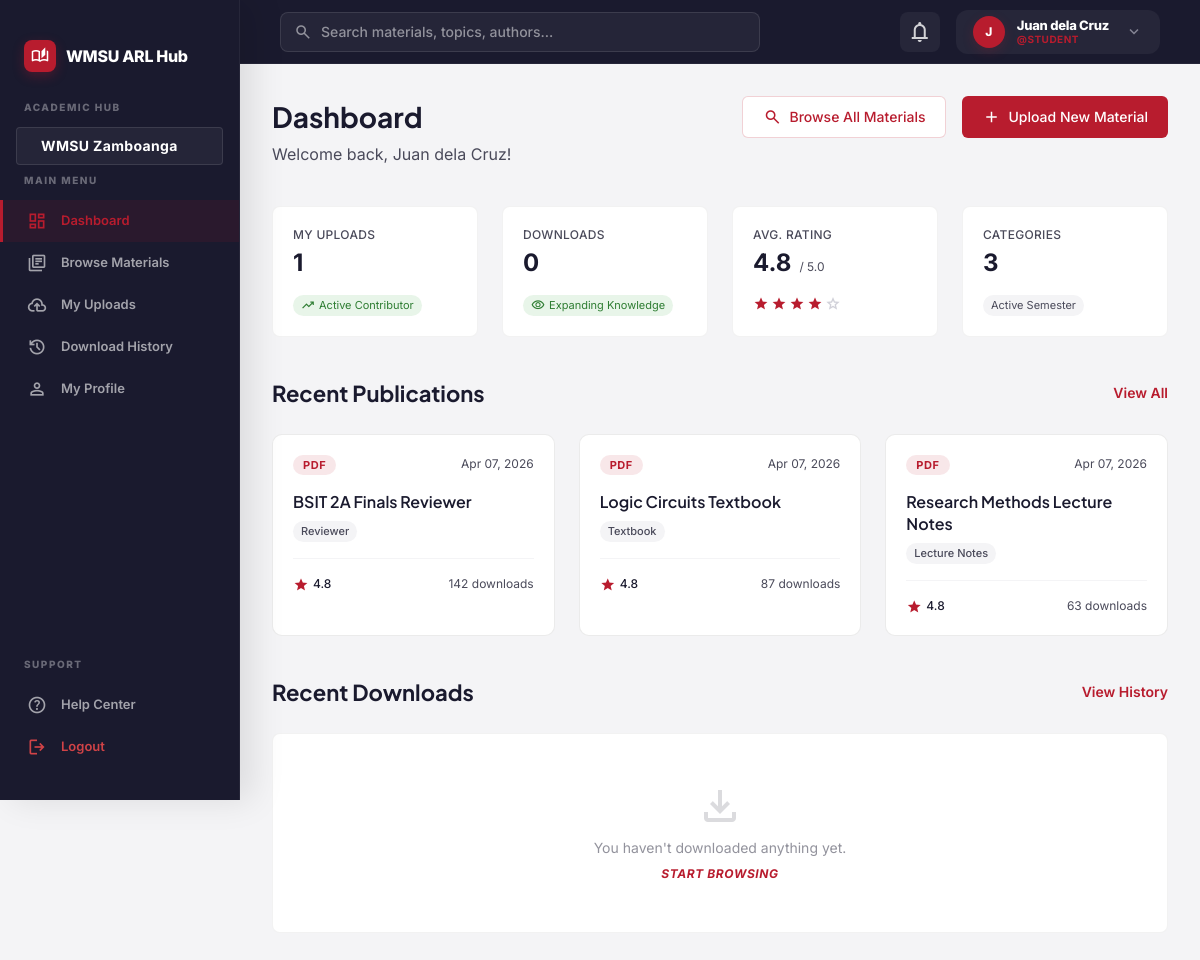
Page /student/student-dashboard.php (signed in) on the committed database.
### tables this page shows
CREATE TABLE IF NOT EXISTS materials (
    id INT AUTO_INCREMENT PRIMARY KEY,
    title VARCHAR(255) NOT NULL,
    description TEXT,
    category ENUM('Reviewer', 'Textbook', 'Lecture Notes', 'Theses', 'Official Material') DEFAULT 'Reviewer',
    file_path VARCHAR(255) NOT NULL,
    thumbnail_path VARCHAR(255),
    contributor_id INT,
    status ENUM('pending', 'approved', 'rejected') DEFAULT 'pending',
    is_official BOOLEAN DEFAULT FALSE,
    views_count INT DEFAULT 0,
    downloads_count INT DEFAULT 0,
    created_at TIMESTAMP DEFAULT CURRENT_TIMESTAMP,
    FOREIGN KEY (contributor_id) REFERENCES users(id) ON DELETE SET NULL
);

### student/student-dashboard.php (the view, shortened to what this page needs)
<?php
require_once '../config/auth.php';
$userId    = $_SESSION['user_id'];
$fullName  = $_SESSION['full_name'] ?? 'Crimson Scholar';
$avgRating = "4.8";
try {
    $myUploadsCount = $pdo->prepare("SELECT COUNT(*) FROM materials WHERE contributor_id = ?");
    $myUploadsCount->execute([$userId]);
    $myUploadsCount = $myUploadsCount->fetchColumn();
    $myDownloadsCount = $pdo->prepare("SELECT COUNT(*) FROM downloads WHERE user_id = ?");
    $myDownloadsCount->execute([$userId]);
    $myDownloadsCount = $myDownloadsCount->fetchColumn();
    $totalSubjectsCount = $pdo->query("SELECT COUNT(DISTINCT category) FROM materials WHERE status='approved'")->fetchColumn();
    $stmt = $pdo->prepare("
        SELECT m.*, m.category as category_name
        FROM materials m
        WHERE m.status = 'approved'
        ORDER BY m.created_at DESC LIMIT 3
    ");
    $stmt->execute();
    $recentUploads = $stmt->fetchAll();
    $stmt = $pdo->prepare("
        SELECT m.*, d.downloaded_at, m.category as category_name
        FROM downloads d
        JOIN materials m ON d.material_id = m.id
        WHERE d.user_id = ?
        ORDER BY d.downloaded_at DESC LIMIT 3
    ");
    $stmt->execute([$userId]);
    $recentDownloads = $stmt->fetchAll();
} catch (PDOException $e) {
    $myUploadsCount = $myDownloadsCount = $totalSubjectsCount = 0;
    $recentUploads = $recentDownloads = [];
}
function getLabel($filePath) {
    $ext = strtoupper(pathinfo($filePath, PATHINFO_EXTENSION));
    return !empty($ext) ? $ext : 'PDF';
}
?>
<!DOCTYPE html>
<html lang="en">
<head>
    <script src="https://cdn.tailwindcss.com?plugins=forms,container-queries"></script>
    <script id="tailwind-config">
          tailwind.config = {
            darkMode: "class",
            theme: {
              extend: {
                colors: {
                  "primary": "#B81C2E",       // WMSU Red
                  "primary-dark": "#8C1222",
                  "rich-black": "#1A1A2E",    // Background/Sidebar Rich Black
                  "surface": "#ffffff",
                  "background": "#F4F4F6",
                  "text-muted": "#4A4A5A"
                },
                fontFamily: {
                  "headline": ["Plus Jakarta Sans"],
                  "body": ["Inter"]
                },
                borderRadius: {"DEFAULT": "0.125rem", "lg": "0.25rem", "xl": "0.5rem", "full": "0.75rem"},
              },
            },
          }
    </script>
</head>
<body class="text-rich-black overflow-x-hidden">
<?php require_once '../includes/dashboard-nav.php'; ?>
<div class="flex min-h-[calc(100vh-64px)]">
    <?php require_once '../includes/sidebar.php'; ?>
    <main class="ml-[240px] flex-1 bg-background flex flex-col pt-16">
        <div class="p-8 flex-1 min-h-[calc(100vh-64px)]">
            <div class="flex justify-between items-start mb-10">
                <div>
                    <h1 class="text-[28px] font-bold text-rich-black">Dashboard</h1>
                    <p class="text-text-muted mt-1">Welcome back, <?php echo htmlspecialchars($fullName); ?>!</p>
                </div>
                <div class="flex gap-4">
                    <a href="../core/browse.php" class="bg-white border border-primary/20 text-primary font-medium py-2.5 px-5 rounded-md text-sm hover:bg-primary/5 transition-colors flex items-center gap-2">
                        <span class="material-symbols-outlined text-[18px]">search</span>
                        Browse All Materials
                    </a>
                    <a href="../core/upload.php" class="bg-primary text-white font-medium py-2.5 px-5 rounded-md text-sm hover:bg-primary-dark transition-colors flex items-center gap-2">
                        <span class="material-symbols-outlined text-[18px]">add</span>
                        Upload New Material
                    </a>
                </div>
            </div>
            <div class="grid grid-cols-1 md:grid-cols-2 lg:grid-cols-4 gap-6 mb-10">
                <div class="bg-white p-5 rounded-xl border border-black/5 flex flex-col">
                    <span class="text-text-muted text-xs font-medium uppercase tracking-wide mb-1">My Uploads</span>
                    <span class="text-2xl font-bold text-rich-black"><?php echo number_format($myUploadsCount); ?></span>
                    <div class="mt-4 flex items-center text-[11px] text-[#2E7D32] bg-[#E8F5E9] w-fit px-2 py-0.5 rounded-full">
                        <span class="material-symbols-outlined text-[14px] mr-1">trending_up</span>
                        Active Contributor
                    </div>
                </div>
                <div class="bg-white p-5 rounded-xl border border-black/5 flex flex-col">
                    <span class="text-text-muted text-xs font-medium uppercase tracking-wide mb-1">Downloads</span>
                    <span class="text-2xl font-bold text-rich-black"><?php echo number_format($myDownloadsCount); ?></span>
                    <div class="mt-4 flex items-center text-[11px] text-[#2E7D32] bg-[#E8F5E9] w-fit px-2 py-0.5 rounded-full">
                        <span class="material-symbols-outlined text-[14px] mr-1">visibility</span>
                        Expanding Knowledge
                    </div>
                </div>
                <div class="bg-white p-5 rounded-xl border border-black/5 flex flex-col">
                    <span class="text-text-muted text-xs font-medium uppercase tracking-wide mb-1">Avg. Rating</span>
                    <div class="flex items-baseline gap-2">
                        <span class="text-2xl font-bold text-rich-black"><?php echo $avgRating; ?></span>
                        <span class="text-xs text-text-muted">/ 5.0</span>
                    </div>
                    <div class="mt-4 flex items-center gap-0.5">
                        <span class="material-symbols-outlined text-[16px] text-primary" style="font-variation-settings: 'FILL' 1;">star</span>
                        <span class="material-symbols-outlined text-[16px] text-primary" style="font-variation-settings: 'FILL' 1;">star</span>
                        <span class="material-symbols-outlined text-[16px] text-primary" style="font-variation-settings: 'FILL' 1;">star</span>
                        <span class="material-symbols-outlined text-[16px] text-primary" style="font-variation-settings: 'FILL' 1;">star</span>
                        <span class="material-symbols-outlined text-[16px] text-[#D1D1D9]">star</span>
                    </div>
                </div>
                <div class="bg-white p-5 rounded-xl border border-black/5 flex flex-col">
                    <span class="text-text-muted text-xs font-medium uppercase tracking-wide mb-1">Categories</span>
                    <span class="text-2xl font-bold text-rich-black"><?php echo number_format($totalSubjectsCount); ?></span>
                    <div class="mt-4 flex items-center text-[11px] text-text-muted bg-background w-fit px-2 py-0.5 rounded-full">
                        Active Semester
                    </div>
                </div>
            </div>
            <div class="grid grid-cols-1 gap-10">
                <section>
                    <div class="flex justify-between items-center mb-6">
                        <h2 class="text-[22px] font-bold text-rich-black">Recent Publications</h2>
                        <a class="text-primary text-sm font-semibold hover:underline" href="../core/browse.php">View All</a>
                    </div>
                    <div class="grid grid-cols-1 md:grid-cols-2 lg:grid-cols-3 gap-6">
                        <?php if (empty($recentUploads)): ?>
                            <div class="col-span-full py-12 text-center bg-white rounded-xl border border-black/5">
                                <span class="material-symbols-outlined text-[48px] text-text-muted/20">find_in_page</span>
                                <p class="text-text-muted/60 mt-2 text-sm">No recent materials found.</p>
                            </div>
                        <?php else: ?>
                            <?php foreach($recentUploads as $item): ?>
                            <div class="bg-white p-5 rounded-[10px] border border-black/[0.08] hover:border-primary/25 hover:shadow-[0_2px_8px_rgba(0,0,0,0.08)] transition-all relative">
                                <div class="flex justify-between items-start mb-4">
                                    <span class="bg-primary/10 text-primary text-[11px] font-bold px-2.5 py-0.5 rounded-full uppercase tracking-wider"><?php echo getLabel($item['file_path'] ?? 'PDF'); ?></span>
                                    <span class="text-[12px] text-text-muted"><?php echo date('M d, Y', strtotime($item['created_at'])); ?></span>
                                </div>
                                <h3 class="text-base font-semibold text-rich-black leading-snug mb-2 line-clamp-2"><?php echo htmlspecialchars($item['title']); ?></h3>
                                <div class="flex flex-wrap gap-2 mb-4">
                                    <span class="bg-background text-text-muted text-[11px] font-medium px-2 py-0.5 rounded-full"><?php echo htmlspecialchars($item['category_name']); ?></span>
                                </div>
                                <div class="flex items-center justify-between pt-4 border-t border-background">
                                    <div class="flex items-center gap-1">
                                        <span class="material-symbols-outlined text-[16px] text-primary" style="font-variation-settings: 'FILL' 1;">star</span>
                                        <span class="text-xs font-medium text-rich-black">4.8</span>
                                    </div>
                                    <span class="text-[12px] text-text-muted"><?php echo $item['downloads_count'] ?? 0; ?> downloads</span>
                                </div>
                                <a href="../core/material-details.php?id=<?php echo $item['id']; ?>" class="absolute inset-0 z-10"></a>
                            </div>
                            <?php endforeach; ?>
                        <?php endif; ?>
                    </div>
                </section>
                <section>
                    <div class="flex justify-between items-center mb-6">
                        <h2 class="text-[22px] font-bold text-rich-black">Recent Downloads</h2>
                        <a class="text-primary text-sm font-semibold hover:underline" href="download-history.php">View History</a>
                    </div>
                    <div class="grid grid-cols-1 md:grid-cols-2 lg:grid-cols-3 gap-6">
                        <?php if (empty($recentDownloads)): ?>
                            <div class="col-span-full py-12 text-center bg-white rounded-xl border border-black/5">
                                <span class="material-symbols-outlined text-[48px] text-text-muted/20">download</span>
                                <p class="text-text-muted/60 mt-2 text-sm">You haven't downloaded anything yet.</p>
                                <a href="../core/browse.php" class="text-primary text-xs font-bold hover:underline mt-2 inline-block italic uppercase tracking-wider">Start Browsing</a>
                            </div>
                        <?php endif; ?>
                    </div>
                </section>
            </div>
        </div>
    </main>
</div>
</body>
</html>

### student/student-dashboard.php (style rules this page uses)
:root { --sidebar-width: 240px; --header-height: 64px; --wmsu-black: #1A1A2E; --wmsu-red: #B81C2E; --wmsu-red-dark: #8C1222; --bg-base: #F4F4F6; --border-light: rgba(0,0,0,0.05); --text-primary: #1A1A28; --text-secondary: #4A4A5A; --text-muted: #848494; --radius-8: 8px; --shadow-sm: 0 2px 8px rgba(0,0,0,0.05); --shadow-md: 0 12px 24px -8px rgba(0,0,0,0.1); --shadow-red: 0 12px 24px -8px rgba(184,28,46,0.4); }
.material-symbols-outlined { font-variation-settings: 'FILL' 0, 'wght' 400, 'GRAD' 0, 'opsz' 24; vertical-align: middle; }
body { font-family: 'Inter', sans-serif; background-color: #f4f4f6; }
h1, h2, h3, .brand-logo { font-family: 'Plus Jakarta Sans', sans-serif; }
.line-clamp-2 { display: -webkit-box; -webkit-line-clamp: 2; -webkit-box-orient: vertical; overflow: hidden; }

### rows in the picture
materials: file_path "PDF", created_at "Apr 07, 2026", title "BSIT 2A Finals Reviewer", category "Reviewer", downloads_count "142"
materials: file_path "PDF", created_at "Apr 07, 2026", title "Logic Circuits Textbook", category "Textbook", downloads_count "87"
materials: file_path "PDF", created_at "Apr 07, 2026", title "Research Methods Lecture Notes", category "Lecture Notes", downloads_count "63"

### other values in the picture
substr($user_name, 0, 1) "J"
$user_name "Juan dela Cruz"
$current_role "STUDENT"
$fullName "Juan dela Cruz"
$myUploadsCount "1"
$myDownloadsCount "0"
$avgRating "4.8"
$totalSubjectsCount "3"
